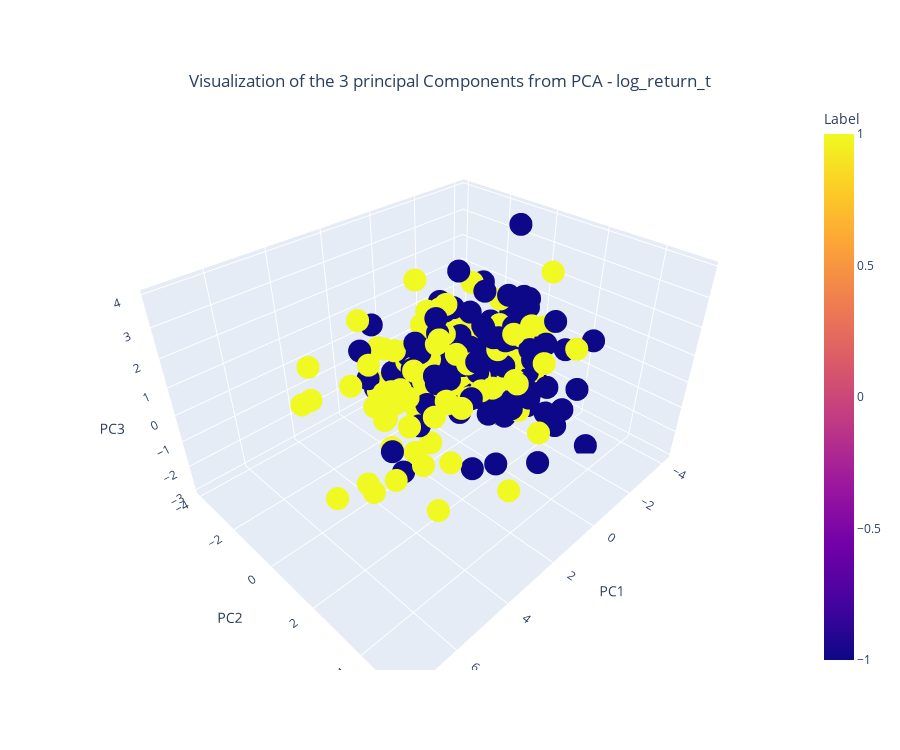

The notebook cell saved with this chart:
### Code cell
# Plot the values of the 3 principal components in 3D - log return of same day
fig = px.scatter_3d(df_pca_log_return, x='PC1', y='PC2', z='PC3', title="Visualization of the 3 principal Components from PCA - log_return_t", height = 750,
                    color='Label')
fig.update_layout(
    title={
        'y':0.9,
        'x':0.5,
        'xanchor': 'center',
        'yanchor': 'top'})
fig.show(height = 2000, width = 1000)

### Figure 1 — Plotly figure (JSON) as saved in the notebook; plotly's stock layout.template omitted (floating-point values rounded to 4 significant figures; data arrays with more than 128 entries replaced by an {"elided": "..."} marker saying what was removed)
{"data": [{"hovertemplate": "PC1=%{x}<br>PC2=%{y}<br>PC3=%{z}<br>Label=%{marker.color}<extra></extra>", "legendgroup": "", "marker": {"color": {"elided": "250 int values"}, "coloraxis": "coloraxis", "symbol": "circle"}, "mode": "markers", "name": "", "scene": "scene", "showlegend": false, "x": {"elided": "250 float values"}, "y": {"elided": "250 float values"}, "z": {"elided": "250 float values"}, "type": "scatter3d"}], "layout": {"scene": {"domain": {"x": [0.0, 1.0], "y": [0.0, 1.0]}, "xaxis": {"title": {"text": "PC1"}}, "yaxis": {"title": {"text": "PC2"}}, "zaxis": {"title": {"text": "PC3"}}}, "coloraxis": {"colorbar": {"title": {"text": "Label"}}, "colorscale": [[0.0, "#0d0887"], [0.1111, "#46039f"], [0.2222, "#7201a8"], [0.3333, "#9c179e"], [0.4444, "#bd3786"], [0.5556, "#d8576b"], [0.6667, "#ed7953"], [0.7778, "#fb9f3a"], [0.8889, "#fdca26"], [1.0, "#f0f921"]]}, "legend": {"tracegroupgap": 0}, "title": {"text": "Visualization of the 3 principal Components from PCA - log_return_t", "y": 0.9, "x": 0.5, "xanchor": "center", "yanchor": "top"}, "height": 750}}
